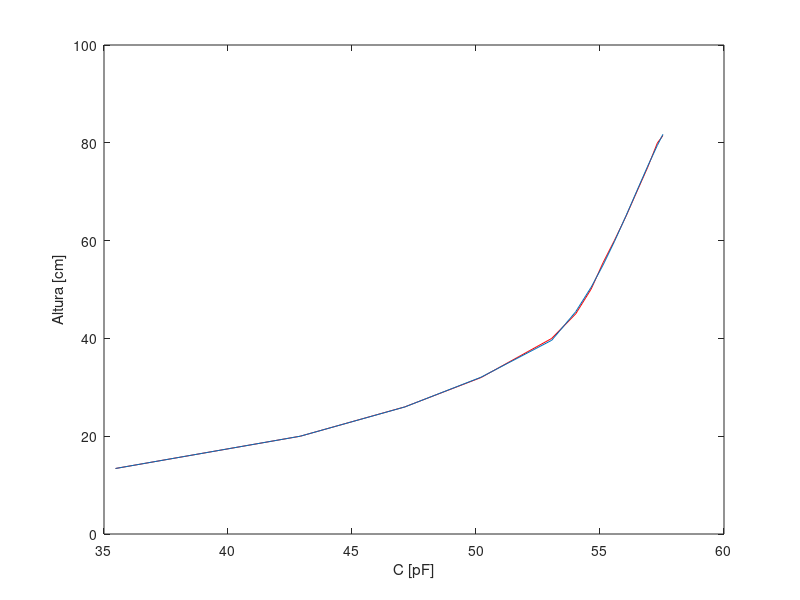

Write the MATLAB code that produced this figure.

# capdac: 15

c0= [35.51,35.51,35.51,35.51,35.46,35.46,35.47,35.43,35.47,35.49,35.40,35.47,35.46,35.45,35.46,35.48,35.48,35.48,35.48,35.46,35.42,35.47,35.45,35.44,35.49,35.40,35.46,35.44,35.44,35.48,35.44,35.50,35.48,35.43,35.41,35.45,35.49,35.45,35.47,35.49,35.49,35.43,35.50,35.47,35.43,35.49,35.48,35.42,35.51,35.45,35.53,35.53,35.53,35.53,35.44,35.40,35.43,35.47,35.49,35.44,35.41,35.47,35.46,35.44,35.43,35.46,35.39,35.44,35.41,35.50,35.47,35.49,35.45,35.45,35.47,35.45,35.45,35.49,35.43,35.48,35.41,35.48,35.48,35.48,35.44,35.50,35.43,35.50,35.45,35.51,35.46,35.46,35.54,35.49,35.49,35.48,35.53,35.40,35.43,35.47];
x0= [13.4];
c0_media= mean(c0);



c1= [42.95,42.95,42.95,42.94,42.86,42.91,42.88,42.91,42.93,42.93,42.92,42.90,42.94,42.92,42.94,42.93,42.85,42.89,42.90,42.91,42.92,42.87,42.93,42.94,42.88,42.92,42.91,42.94,42.92,42.92,42.95,42.90,42.88,42.88,42.91,42.93,42.95,42.93,42.95,42.90,42.88,42.91,42.91,42.91,42.91,42.91,42.91,42.90,42.92,42.92,42.91,42.91,42.91,42.93,42.91,42.91,42.90,42.94,42.90,42.92,42.93,42.92,42.94,42.90,42.94,42.92,42.91,42.91,42.94,42.93,42.93,42.93,42.93,42.94,42.91,42.90,42.92,42.91,42.93,42.95,42.88,42.89,42.89,42.92,42.89,42.93,42.91,42.90,42.91,42.95,42.92,42.93,42.91,42.94,42.89,42.92,42.92,42.92,42.90,42.90];
x1= [20];
c1_media= mean(c1);




c2= [47.12,47.12,47.12,47.13,47.12,47.12,47.14,47.13,47.11,47.14,47.13,47.17,47.12,47.10,47.13,47.16,47.10,47.15,47.10,47.14,47.15,47.12,47.14,47.14,47.11,47.15,47.13,47.13,47.13,47.14,47.15,47.14,47.12,47.13,47.14,47.12,47.14,47.11,47.14,47.12,47.13,47.13,47.11,47.13,47.12,47.11,47.13,47.11,47.13,47.13,47.14,47.14,47.14,47.13,47.12,47.14,47.18,47.16,47.12,47.11,47.12,47.15,47.13,47.13,47.11,47.14,47.12,47.11,47.11,47.14,47.13,47.14,47.15,47.15,47.15,47.13,47.13,47.12,47.12,47.13,47.13,47.15,47.15,47.12,47.15,47.14,47.13,47.15,47.15,47.13,47.15,47.12,47.14,47.15,47.14,47.12,47.15,47.08,47.14,47.13];
x2= [26];
c2_media= mean(c2);



c3= [50.19,50.19,50.19,50.20,50.20,50.19,50.21,50.20,50.23,50.20,50.22,50.21,50.22,50.19,50.19,50.22,50.19,50.21,50.18,50.23,50.22,50.20,50.23,50.19,50.21,50.20,50.20,50.22,50.21,50.22,50.22,50.21,50.23,50.20,50.18,50.19,50.20,50.21,50.21,50.21,50.21,50.23,50.18,50.19,50.18,50.19,50.20,50.22,50.21,50.21,50.21,50.21,50.21,50.21,50.22,50.21,50.20,50.24,50.21,50.20,50.21,50.17,50.20,50.22,50.21,50.22,50.19,50.20,50.20,50.19,50.20,50.22,50.21,50.21,50.20,50.21,50.21,50.24,50.20,50.17,50.21,50.18,50.22,50.21,50.23,50.20,50.20,50.21,50.19,50.20,50.21,50.21,50.20,50.20,50.19,50.21,50.20,50.22,50.22,50.20];
x3= [32];
c3_media= mean(c3);





c4= [53.05,53.05,53.05,53.04,53.04,53.07,53.05,53.06,53.05,53.06,53.07,53.07,53.06,53.07,53.08,53.07,53.08,53.05,53.04,53.07,53.07,53.05,53.06,53.07,53.06,53.06,53.07,53.05,53.03,53.05,53.04,53.04,53.05,53.05,53.05,53.05,53.05,53.04,53.05,53.04,53.05,53.05,53.05,53.05,53.06,53.06,53.06,53.07,53.05,53.04,53.05,53.05,53.05,53.05,53.04,53.06,53.06,53.05,53.06,53.05,53.06,53.06,53.06,53.06,53.06,53.06,53.07,53.04,53.05,53.06,53.08,53.04,53.07,53.07,53.05,53.06,53.05,53.05,53.05,53.03,53.05,53.06,53.05,53.05,53.05,53.04,53.07,53.04,53.05,53.06,53.04,53.06,53.05,53.06,53.06,53.05,53.05,53.06,53.04,53.05];
x4= [40];
c4_media= mean(c4);




c5= [54.02,54.02,54.02,54.02,54.00,54.02,54.02,54.01,53.99,54.03,54.03,54.01,54.02,54.01,54.02,53.99,54.01,54.01,54.01,54.02,54.02,54.04,54.02,54.01,54.01,54.03,54.02,54.02,54.01,54.04,54.03,54.02,54.02,54.02,54.02,54.01,54.01,54.05,54.03,54.00,54.01,54.00,54.03,54.01,54.01,54.03,54.01,54.01,54.02,54.00,54.03,54.03,54.03,54.03,54.02,54.04,54.01,54.01,54.03,54.02,54.02,54.02,54.03,54.01,54.02,54.02,53.99,54.01,54.02,54.01,54.01,54.02,54.04,54.03,54.03,54.01,54.02,54.00,54.03,54.01,54.02,54.02,54.01,54.01,54.02,54.02,54.01,54.03,54.00,54.02,54.01,54.02,54.02,54.02,54.02,54.01,54.02,54.02,54.02,54.02];
x5= [45];
c5_media= mean(c5);





c6= [54.64,54.64,54.64,54.63,54.65,54.65,54.64,54.66,54.64,54.65,54.65,54.65,54.64,54.63,54.64,54.65,54.64,54.64,54.64,54.64,54.64,54.65,54.64,54.65,54.65,54.63,54.64,54.63,54.64,54.65,54.64,54.65,54.65,54.66,54.64,54.63,54.66,54.63,54.64,54.64,54.65,54.64,54.65,54.64,54.64,54.65,54.65,54.65,54.66,54.63,54.65,54.65,54.65,54.65,54.64,54.65,54.66,54.64,54.64,54.63,54.64,54.64,54.65,54.64,54.65,54.65,54.67,54.65,54.64,54.64,54.64,54.65,54.64,54.63,54.65,54.65,54.64,54.65,54.65,54.65,54.62,54.65,54.64,54.63,54.63,54.64,54.63,54.66,54.65,54.66,54.64,54.64,54.63,54.66,54.64,54.64,54.65,54.65,54.65,54.65];
x6= [50.1];
c6_media= mean(c6);




c7= [55.12,55.12,55.12,55.12,55.13,55.12,55.12,55.11,55.13,55.12,55.11,55.12,55.12,55.12,55.14,55.13,55.12,55.12,55.13,55.12,55.13,55.12,55.12,55.13,55.12,55.12,55.13,55.12,55.12,55.11,55.13,55.12,55.13,55.12,55.12,55.14,55.12,55.13,55.12,55.12,55.12,55.11,55.14,55.12,55.13,55.13,55.13,55.11,55.12,55.12,55.13,55.13,55.13,55.13,55.13,55.13,55.11,55.13,55.13,55.11,55.12,55.13,55.11,55.14,55.12,55.13,55.13,55.12,55.12,55.12,55.12,55.12,55.12,55.13,55.12,55.14,55.13,55.13,55.12,55.13,55.14,55.13,55.13,55.12,55.12,55.12,55.13,55.13,55.13,55.13,55.13,55.13,55.12,55.11,55.14,55.13,55.13,55.13,55.14,55.12];
x7= [55.5];
c7_media= mean(c7);




c8= [55.58,55.58,55.58,55.58,55.58,55.59,55.57,55.58,55.59,55.58,55.57,55.57,55.59,55.57,55.58,55.57,55.59,55.57,55.58,55.57,55.56,55.57,55.59,55.58,55.59,55.59,55.58,55.58,55.58,55.58,55.58,55.58,55.59,55.58,55.59,55.59,55.56,55.58,55.57,55.57,55.58,55.59,55.58,55.58,55.59,55.58,55.57,55.58,55.57,55.58,55.57,55.57,55.57,55.57,55.58,55.56,55.57,55.57,55.58,55.58,55.57,55.58,55.57,55.58,55.59,55.57,55.58,55.58,55.58,55.58,55.58,55.58,55.58,55.58,55.59,55.58,55.59,55.59,55.59,55.58,55.57,55.57,55.58,55.57,55.59,55.59,55.58,55.59,55.58,55.58,55.57,55.58,55.59,55.58,55.59,55.59,55.58,55.58,55.58,55.58];
x8= [60];
c8_media= mean(c8);






c9= [56.05,56.05,56.05,56.05,56.04,56.05,56.05,56.06,56.04,56.06,56.02,56.06,56.04,56.05,56.04,56.06,56.05,56.05,56.05,56.06,56.03,56.04,56.06,56.05,56.05,56.05,56.05,56.04,56.05,56.05,56.05,56.05,56.05,56.05,56.06,56.04,56.05,56.05,56.05,56.06,56.05,56.05,56.05,56.05,56.03,56.05,56.06,56.04,56.07,56.05,56.05,56.05,56.05,56.05,56.04,56.05,56.05,56.05,56.06,56.05,56.04,56.04,56.05,56.05,56.06,56.05,56.05,56.05,56.05,56.05,56.06,56.05,56.06,56.05,56.06,56.06,56.04,56.06,56.06,56.05,56.05,56.06,56.05,56.04,56.05,56.04,56.06,56.05,56.05,56.05,56.04,56.06,56.05,56.06,56.04,56.04,56.05,56.06,56.05,56.06];
x9= [65];
c9_media= mean(c9);





c10= [56.47,56.47,56.47,56.47,56.49,56.48,56.48,56.47,56.48,56.48,56.49,56.49,56.48,56.49,56.49,56.48,56.48,56.47,56.48,56.49,56.48,56.47,56.49,56.48,56.49,56.48,56.49,56.49,56.48,56.50,56.49,56.48,56.49,56.48,56.48,56.49,56.49,56.48,56.48,56.49,56.48,56.49,56.49,56.50,56.48,56.48,56.48,56.49,56.49,56.49,56.49,56.49,56.49,56.49,56.48,56.48,56.49,56.48,56.49,56.48,56.50,56.47,56.49,56.49,56.49,56.50,56.49,56.49,56.48,56.49,56.48,56.48,56.48,56.49,56.48,56.49,56.48,56.48,56.49,56.48,56.48,56.48,56.50,56.48,56.48,56.49,56.48,56.48,56.49,56.49,56.51,56.49,56.49,56.49,56.50,56.48,56.49,56.49,56.49,56.48];
x10= [70];
c10_media= mean(c10);







c11= [56.92,56.92,56.92,56.91,56.91,56.92,56.92,56.93,56.90,56.93,56.92,56.93,56.92,56.92,56.93,56.92,56.92,56.92,56.91,56.92,56.93,56.91,56.92,56.92,56.92,56.92,56.92,56.92,56.93,56.92,56.92,56.92,56.92,56.92,56.92,56.92,56.91,56.93,56.92,56.93,56.92,56.92,56.92,56.93,56.92,56.93,56.91,56.91,56.94,56.93,56.92,56.92,56.92,56.92,56.93,56.92,56.92,56.93,56.93,56.92,56.93,56.93,56.92,56.92,56.92,56.92,56.93,56.93,56.93,56.92,56.92,56.93,56.92,56.93,56.93,56.93,56.93,56.92,56.93,56.92,56.92,56.93,56.93,56.94,56.93,56.91,56.93,56.93,56.92,56.91,56.92,56.92,56.93,56.93,56.92,56.91,56.93,56.92,56.92,56.93];
x11= [75];
c11_media= mean(c11);




c12= [57.31,57.31,57.31,57.31,57.31,57.32,57.31,57.31,57.31,57.32,57.30,57.32,57.31,57.31,57.31,57.31,57.32,57.31,57.32,57.31,57.30,57.31,57.31,57.32,57.31,57.31,57.30,57.31,57.32,57.30,57.31,57.29,57.32,57.32,57.31,57.30,57.31,57.31,57.31,57.31,57.32,57.31,57.31,57.31,57.31,57.32,57.31,57.32,57.32,57.32,57.30,57.30,57.30,57.31,57.32,57.32,57.30,57.32,57.30,57.32,57.32,57.31,57.32,57.32,57.32,57.31,57.31,57.32,57.31,57.31,57.31,57.31,57.31,57.32,57.32,57.31,57.31,57.32,57.31,57.32,57.31,57.32,57.32,57.32,57.32,57.31,57.30,57.31,57.31,57.32,57.31,57.31,57.32,57.31,57.31,57.31,57.31,57.31,57.32,57.31];
x12= [79.95];
c12_media= mean(c12);






c13= [57.53,57.53,57.53,57.54,57.54,57.55,57.54,57.53,57.54,57.54,57.54,57.53,57.54,57.53,57.54,57.54,57.54,57.54,57.54,57.54,57.54,57.54,57.54,57.53,57.54,57.53,57.53,57.54,57.54,57.54,57.55,57.53,57.54,57.54,57.53,57.54,57.55,57.54,57.55,57.53,57.55,57.54,57.53,57.53,57.54,57.53,57.54,57.53,57.54,57.53,57.54,57.54,57.54,57.54,57.54,57.54,57.54,57.53,57.55,57.53,57.54,57.54,57.54,57.54,57.54,57.55,57.54,57.54,57.54,57.55,57.54,57.55,57.53,57.54,57.55,57.55,57.54,57.53,57.55,57.54,57.53,57.54,57.54,57.54,57.53,57.54,57.53,57.55,57.55,57.55,57.54,57.54,57.54,57.54,57.54,57.54,57.55,57.54,57.55,57.54];
x13= [81.5];
c13_media= mean(c13);




x= [x0, x1, x2, x3, x4, x5, x6, x7, x8, x9, x10, x11, x12, x13];
c= [c0_media, c1_media, c2_media, c3_media, c4_media, c5_media, c6_media, c7_media, c8_media, c9_media, c10_media, c11_media, c12_media, c13_media];


p= polyfit(c, x, 6);
hold off
plot(c, x, 'r')
hold on
x_aprox= polyval(p, c);
plot(c, x_aprox)
xlabel('C [pF]')
ylabel('Altura [cm]')




















